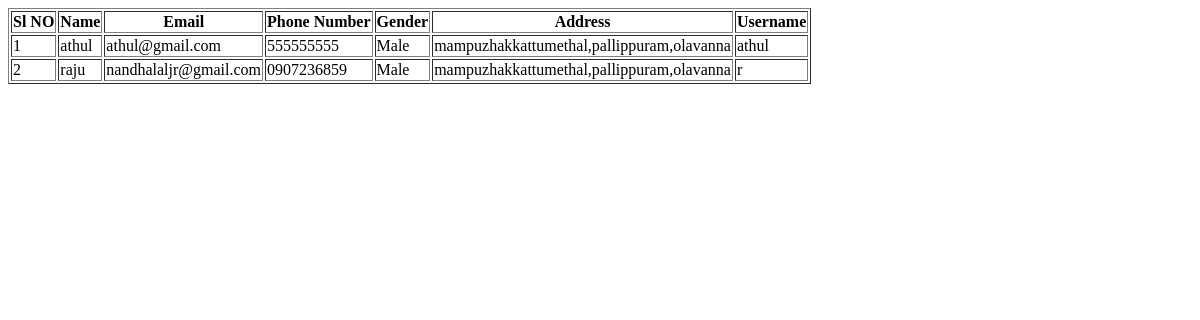
Before: /viewusers with the older database file.
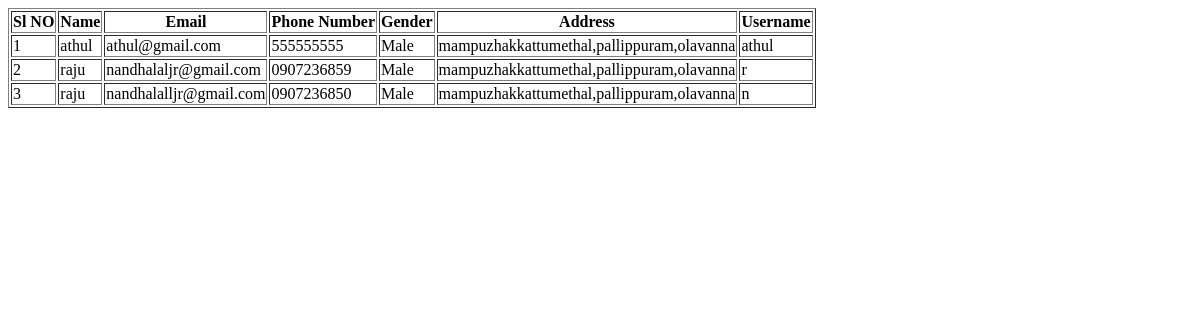
After: the same page with the newer database file.
### app/models.py (models this page shows)
class User_details(models.Model):
    user_id=models.ForeignKey(User,on_delete=models.CASCADE)
    phone_number=models.CharField(max_length=10,unique=True)
    gender=models.CharField(max_length=10)
    address=models.TextField()

### app/views.py (the view)
# urls.py: path('viewusers',views.viewusers,name='viewusers'),
def viewusers(request):
    user_details = User_details.objects.all()
    context = {
        'user_details': user_details,
    }
    return  render(request,'viewusers.html',context)

### templates/viewusers.html (shortened to what this page needs)
<!DOCTYPE html>
<html lang="en">
<head>
</head>
<body>
    <table border="1">
        <tr>
            <th>Sl NO</th>
            <th>Name</th>
            <th>Email</th>
            <th>Phone Number</th>
            <th>Gender</th>
            <th>Address</th>
            <th>Username</th>
        </tr>
        {% for x in user_details %}
        <tr>
            <td>{{ forloop.counter}}</td>
            <td>{{x.user_id.first_name}}</td>
            <td>{{x.user_id.email}}</td>
            <td>{{x.phone_number}}</td>
            <td>{{x.gender}}</td>
            <td>{{x.address}}</td>
            <td>{{x.user_id.username}}</td>
        </tr>
        {% endfor %}
    </table>
</body>
</html>

Changed rows visible on the page:
added User_details: user_id.first_name "raju", user_id.email "nandhalalljr@gmail.com", phone_number "0907236850", gender "Male", address "mampuzhakkattumethal,pallippuram,olavanna", user_id.username "n"
